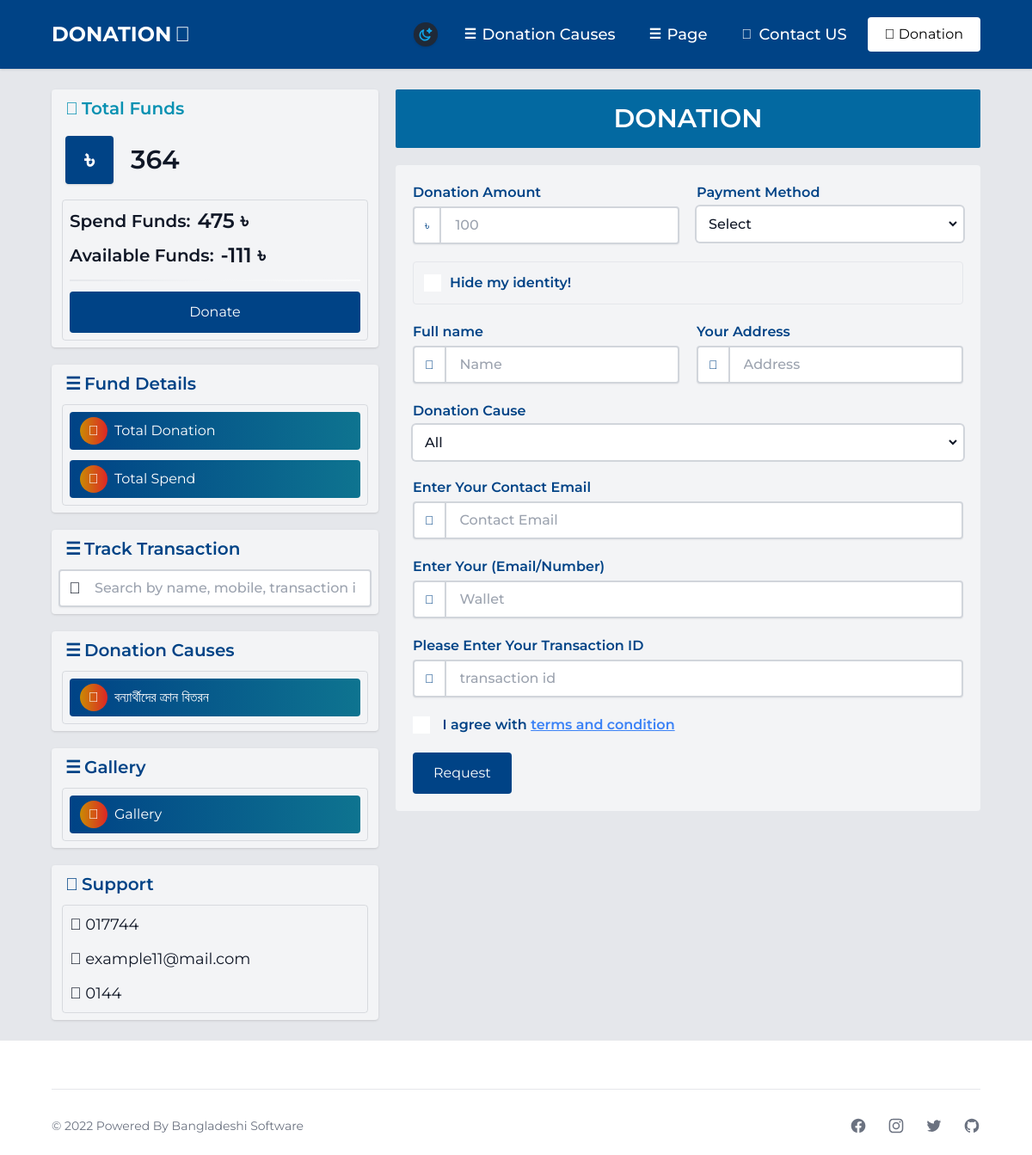
The app's page /donation.php with its own data.
### tables this page shows
CREATE TABLE `cause` (
  `id` int(11) NOT NULL,
  `causename` varchar(255) NOT NULL,
  `causetitle` varchar(255) NOT NULL,
  `causediscription` longtext NOT NULL
);

CREATE TABLE `support` (
  `id` int(11) NOT NULL,
  `mobile` varchar(255) NOT NULL,
  `email` varchar(255) NOT NULL,
  `whatsapp` varchar(255) NOT NULL
);

CREATE TABLE `footer` (
  `id` int(11) NOT NULL,
  `copiright` varchar(500) NOT NULL,
  `facebook` varchar(500) NOT NULL,
  `instagram` varchar(500) NOT NULL,
  `twiter` varchar(500) NOT NULL,
  `github` varchar(500) NOT NULL,
  `web` varchar(500) NOT NULL
);

### include/int.php (called while the page is built, shortened)
<?php
	$config['sql_extenstion']  = 'MySQLi';
	require(BASE_PATH.'/include/database.php');
	$db = new MySQLConnection($config['sql_host'], $config['sql_username'], $config['sql_password'], $config['sql_database']);
?>

### include/database.php (called while the page is built)
 <?php
$config['sql_host']       = 'localhost';
$config['sql_username']   = 'root';
$config['sql_password']   = '';
$config['sql_database']   = 'bddonation';
$config['sql_extenstion'] = (version_compare(phpversion(), '5.5', '<') ? 'MySQL' : 'MySQLi');
 ?>

### include/libs/database/MySQLi.php (called while the page is built, shortened)
<?php
class MySQLConnection {
	private $sqlHost;
	private $sqlUser;
	private $sqlPassword;
	private $sqlDatabase;
	private $MySQLi = FALSE;
	public function __construct($sqlHost, $sqlUser, $sqlPassword, $sqlDatabase = FALSE) {
		$this->sqlHost = $sqlHost;
		$this->sqlUser = $sqlUser;
		$this->sqlPassword = $sqlPassword;
		$this->sqlDatabase = $sqlDatabase;
	}
	public function Connect() {
		$this->MySQLi = new mysqli($this->sqlHost, $this->sqlUser, $this->sqlPassword, $this->sqlDatabase);
		return $this->MySQLi;
	}
	public function Query($query, $unbuffered = false, $show_error = false) {
		$start = microtime(true);
		$query = $this->MySQLi->query($query, ($unbuffered ? MYSQLI_USE_RESULT : MYSQLI_STORE_RESULT));
		return $query;
	}
	public function FetchArray($result) {
		$result = $result->fetch_array();
		return $result;
	}
	public function QueryFetchArray($result)
	{
		$result = $this->Query($result, true);
		$result = $this->FetchArray($result);
		return $result;
	}
	public function QueryFetchArrayAll($result) {
		$result = $this->Query($result, true);
		$retval = array();
		while($row = $this->FetchArray($result)) {
			$retval[] = $row;
		}
		return $retval;
	}
}
?>

### donation.php (the view, shortened to what this page needs)
<?php require_once 'common/header.php';?>
  <main class="main_column">
    <div class="layout flex flex-col gap-5 md:flex-row md:justify-between">
 <?php require_once 'common/sidebar.php';?>
      <div class="right_column">
        <div class="page_content_title">
          <h4>DONATION</h4>
        </div>
        <div class="rounded p-5 space-y-5 bg-gray-100 dark:bg-gray-800">
          <div>
            <div class="flex flex-col lg:flex-row gap-5">
              <div class="w-full">
                <div class="w-full flex flex-col justify-start">
                  <label class="mb-1">Donation Amount</label>
                  <div class="w-full flex relative">
                    <span class="input_icon">
                      ৳
                    </span>
                    <input required id="deposit_amount_input" type="number" placeholder="100" class="input_with_icon"
                      name="email" />
                  </div>
                </div>
              </div>
              <div class="w-full flex flex-col justify-start">
                <label class="mb-1">Payment Method</label>
                <select required id="select_payment_method" class="select paymethod">
                  <option disabled selected value="">Select</option>
                </select>
              </div>
            </div>
          </div>
          <div class="flex border rounded p-3 items-center justify-start gap-2">
            <label for="hide_entity_checkbox">Hide my identity!</label>
          </div>
          <div class="hide_when_check flex flex-col lg:flex-row gap-5">
            <div class="w-full flex flex-col justify-start">
              <label class="mb-1">Full name</label>
              <div class="w-full flex relative">
                <span class="input_icon">
                  <i class="fa-solid fa-user"></i>
                </span>
                <input required type="text" id="name-inpute" class="input_with_icon" placeholder="Name" />
              </div>
            </div>
            <div class="hide_when_check w-full flex flex-col justify-start">
              <label class="mb-1" for="address">Your Address</label>
              <div class="w-full flex relative">
                <span class="input_icon">
                  <i class="fa-solid fa-address-book"></i>
                </span>
                <input required type="text" class="input_with_icon" id="address" placeholder="Address" />
              </div>
            </div>
          </div>
          <div class="w-full flex flex-col justify-start">
            <label class="mb-1">Donation Cause</label>
            <select required id="select_payment_method" onchange="causeArea(this.value)"  class="select">
              <option selected value="All">All</option>
            </select>
          </div>
          <div class="hide_when_check w-full flex flex-col justify-start">
            <label class="mb-1" id="payment_label1">Enter Your Contact Email</label>
            <div class="w-full flex relative">
              <span class="input_icon">
                <i class="fa-solid fa-wallet"></i>
              </span>
              <input required type="text" id="payment_input1" class="input_with_icon" name="email1"
                placeholder="Contact Email" />
            </div>
          </div>
          <div class="hide_when_check w-full flex flex-col justify-start">
            <label class="mb-1" id="payment_label">Enter Your (Email/Number)</label>
            <div class="w-full flex relative">
              <span class="input_icon">
                <i class="fa-solid fa-wallet"></i>
              </span>
              <input required type="text" id="payment_input" class="input_with_icon" name="email"
                placeholder="Wallet" />
            </div>
          </div>
          <div class="hide_when_check w-full flex flex-col justify-start">
            <label class="mb-1">Please Enter Your Transaction ID</label>
            <div class="w-full flex relative">
              <span class="input_icon">
                <i class="fa-solid fa-file-lines"></i>
              </span>
              <input required type="text" id="trx_id" class="input_with_icon" name="email" placeholder="transaction id" />
            </div>
          </div>
          <div class="flex items-center justify-start gap-2">
            <label for="checkbox2">
              I agree with <a href="term-and-condition.html" class="underline text-blue-500">terms and condition</a>
            </label>
          </div>
          <button type="submit" class="btn btn-submit">Request</button>
</div>
      </div>
    </div>
  </main>
  <?php require_once 'common/footer.php';?>

### common/sidebar.php (shortened to what this page needs)
	<div class="left_column">
<div class="left_column_box">
  <h6 class="flex gap-1 items-center sm:pl-2 text-cyan-600 dark:text-cyan-500">
	<span><i class="fa-solid fa-money-bill"></i></span>
	<span>Total Funds</span>
  </h6>
  <div class="flex items-center justify-start gap-5 p-2">
	<div
	  class="w-14 h-14 bg-primary text-white rounded shadow flex items-center justify-center text-3xl font-semibold">
	  ৳
	</div>
	<div class="flex flex-col items-start space-y-1">
	  	<h4>
		<?php
		  $totalDep= $db->QueryFetchArrayAll("SELECT * FROM `donate`WHERE activity=1");
		  $total=0;
		  foreach ($totalDep as $dep) {
			$total=$total+$dep['amount'];
		  }
		  echo $total;
		?>
		</h4>
	</div>
  </div>
  <div class="left_column_box_border">
	<div class="flex items-center gap-2">
	  <h6>Spend  Funds:</h6>
	  <h5>
	  <?php
		  $spend= $db->QueryFetchArrayAll("SELECT * FROM `spend`ORDER BY id DESC");
		  $totalsp=0;
		  foreach ($spend as $spends) {
			$totalsp=$totalsp+$spends['amount'];
		  }
		  echo $totalsp;
		?>
	    ৳</h6>
	</div>
	<div class="flex items-center gap-2 mt-2">
	  <h6>Available Funds:</h6>
	  <h5>
	  <?php
		  echo $total-$totalsp;
		?>
	  ৳</h6>
	</div>
	<div
	  class="bg-gradient-to-r from-gray-200 via-gray-100 to-gray-50 dark:from-gray-600 dark:via-gray-800 dark:to-gray-800 h-0.5 w-full my-3">
	</div>
	<div class="flex gap-2">
	  <a href="donation.php" class="block w-full">
		<button class="btn block min-w-full">
		  Donate
		</button>
	  </a>
	</div>
  </div>
</div>
<div class="left_column_box">
  <h6 class="flex gap-1 items-center sm:pl-2 text-primary dark:text-cyan-500">
	<span>☰</span>
	<span>Fund Details</span>
  </h6>
  <div class="left_column_box_border flex flex-col gap-3">
	<a href="total-donation.php">
	  <button class="left_column_box_btn">
		<b><i class="fa-solid fa-wallet"></i>
		</b>
		<span>Total Donation</span>
	  </button>
	</a>
	<a href="total-spent.php">
	  <button class="left_column_box_btn">
		<b><i class="fa-solid fa-wallet"></i>
		</b>
		<span>Total Spend </span>
	  </button>
	</a>
  </div>
</div>
<div class="left_column_box">
  <h6 class="flex gap-1 items-center sm:pl-2 text-primary dark:text-cyan-500">
	<span>☰</span>
	<span>Track Transaction</span>
  </h6>
  <div class="relative w-full">
	<div class="absolute h-full flex items-center inset-y-0 left-3 my-auto text-lg"><i
		class="fa-solid fa-magnifying-glass"></i></div>
		<form name="form" action="total-donation.php" method="get">
  <input type="text" name="x" class="input pl-10" placeholder="Search by name, mobile, transaction id">
</form>
  </div>
</div>
<div class="left_column_box">
          <h6 class="flex gap-1 items-center sm:pl-2 text-primary dark:text-cyan-500">
            <span>☰</span>
            <span>Donation Causes</span>
          </h6>
          <div class="left_column_box_border flex flex-col gap-3">
		 <?php
			$cause=$db->QueryFetchArrayALL("SELECT * FROM `cause` ORDER BY id ASC");
			foreach($cause as $c){
		 ?>
            <a href="cause.php?cus=<?php echo $c['id']; ?>">
              <button class="left_column_box_btn">
                <b><i class="fa-solid fa-wallet"></i>
                </b>
                <span><?php echo $c['causename']; ?></span>
              </button>
            </a>
        <?php } ?>
          </div>
        </div>
        <div class="left_column_box">
          <h6 class="flex gap-1 items-center sm:pl-2 text-primary dark:text-cyan-500">
            <span>☰</span>
            <span>Gallery</span>
          </h6>
          <div class="left_column_box_border flex flex-col gap-3">
            <a href="gallery.php">
              <button class="left_column_box_btn">
                <b><i class="fa-solid fa-wallet"></i>
                </b>
                <span>Gallery</span>
              </button>
            </a>
          </div>
        </div>
<div class="left_column_box">
  <h6 class="flex gap-1 items-center sm:pl-2 text-primary dark:text-cyan-500">
	<span><i class="fa-solid fa-circle-info"></i></span>
	<span>
	  Support
	</span>
  </h6>
  <div class="left_column_box_border flex flex-col gap-3">
<?php $support=$db->QueryFetchArray("SELECT* FROM support WHERE id=1") ?>
	<div class="text-lg">
	  <span><i class="fa-solid fa-phone"></i></span>
	  <a href="tel:<?php echo $support['mobile'] ?>"><?php echo $support['mobile'] ?></a>
	</div>
	<div class="text-lg">
	  <span><i class="fa-solid fa-envelope"></i></span>
	  <a href="mailto:<?php echo $support['email'] ?>"><?php echo $support['email'] ?></a>
	</div>
	<div class="text-lg">
	  <span><i class="fa-brands fa-whatsapp-square"></i></span>
	  <a href="whatsapp://send?abid=<?php echo $support['whatsapp'] ?>&text=Hello%2C%20Admin!"><?php echo $support['whatsapp'] ?></a>
	</div>
  </div>
</div>
</div>

### common/footer.php (shortened to what this page needs)
<?php
	$footer= $db->QueryFetchArray("SELECT * FROM `footer` WHERE id=1");
?>
	<footer class="bg-white py-6 dark:bg-gray-800">
    <div class="layout">
      <hr class="my-6 border-gray-200 sm:mx-auto dark:border-gray-700 lg:my-8">
      <div class="sm:flex sm:items-center sm:justify-between">
        <span class="text-sm text-gray-500 sm:text-center dark:text-gray-400"><?php echo $footer['copiright'] ?></span>
        <div class="flex mt-4 space-x-6 sm:justify-center sm:mt-0">
          <a target="_blank" href="<?php echo $footer['facebook'] ?>" class="text-gray-500 hover:text-gray-900 dark:hover:text-white">
          </a>
          <a target="_blank" href="<?php echo $footer['instagram'] ?>" class="text-gray-500 hover:text-gray-900 dark:hover:text-white">
          </a>
          <a target="_blank" href="<?php echo $footer['twiter'] ?>" class="text-gray-500 hover:text-gray-900 dark:hover:text-white">
          </a>
          <a target="_blank" href="<?php echo $footer['github'] ?>" class="text-gray-500 hover:text-gray-900 dark:hover:text-white">
          </a>
        </div>
      </div>
    </div>
  </footer>
</body>
</html>

### records on screen
cause: causename "বন্যার্থীদের ক্রান বিতরন"
support: mobile "017744", email "example11@mail.com", whatsapp "0144"
footer: copiright "© 2022 Powered By Bangladeshi Software"

### other values on screen
$config['site_name'] "DONATION"
$total "364"
$totalsp "475"
$total-$totalsp "-111"
